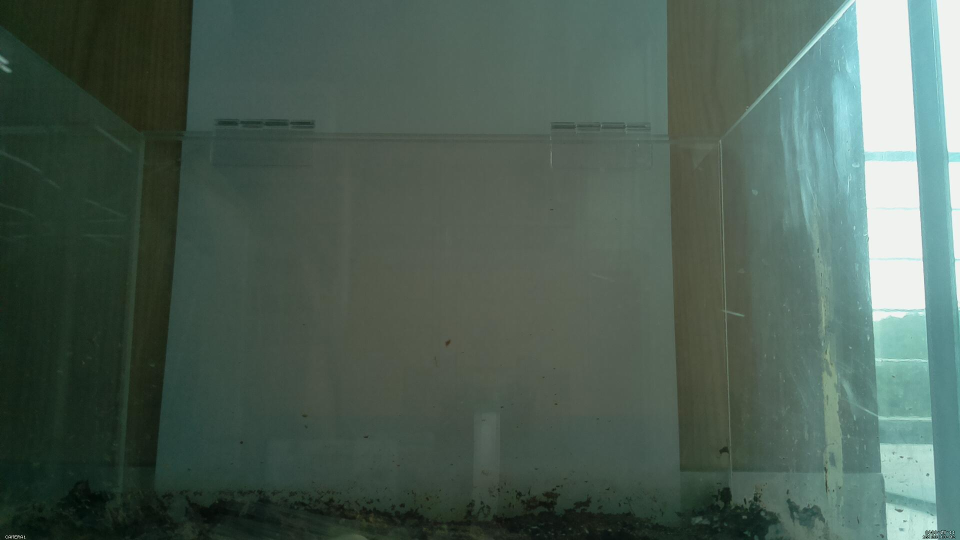
#> input picture back.jpg, 1920 x 1080 px (shown at 1/2 size)
$ python image.py
#> lines starting #> are read from the running program, lines starting #| are printed output that depends on the picture; after the words box and inside, x2 and y2 are one past the last pixel; in counts of white or black regions, pixels touching at a corner belong together
import cv2
import numpy as np

background_img = cv2.imread('back.jpg')
#> background_img is the input picture: shape (1080, 1920, 3); mean B, G, R 84.3, 94.6, 76.4
object_img = cv2.imread('plant.jpg')
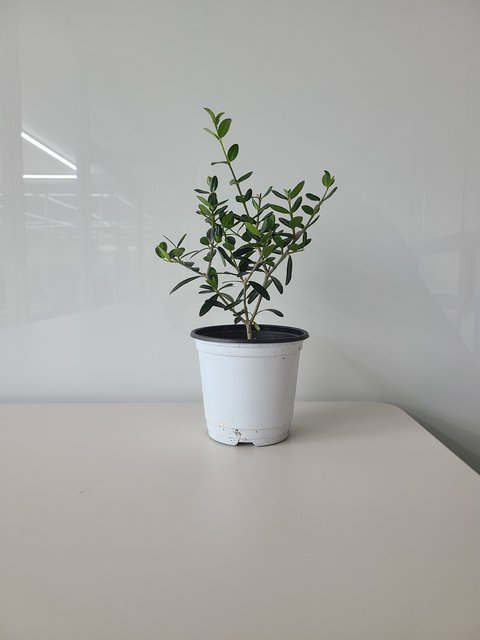
#> input picture plant.jpg, 480 x 640 px
#> object_img is the input picture: shape (640, 480, 3); mean B, G, R 166.1, 169.1, 169.6

background_img = cv2.resize(background_img, (object_img.shape[1], object_img.shape[0]))
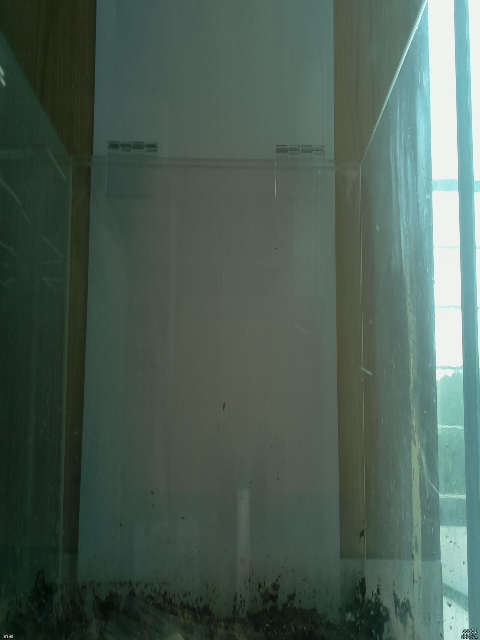
#> background_img: shape (640, 480, 3); mean B, G, R 84.2, 94.6, 76.3
cv2.imshow('background_img', background_img)

# 두 이미지의 차이를 계산
diff = cv2.absdiff(background_img, object_img)
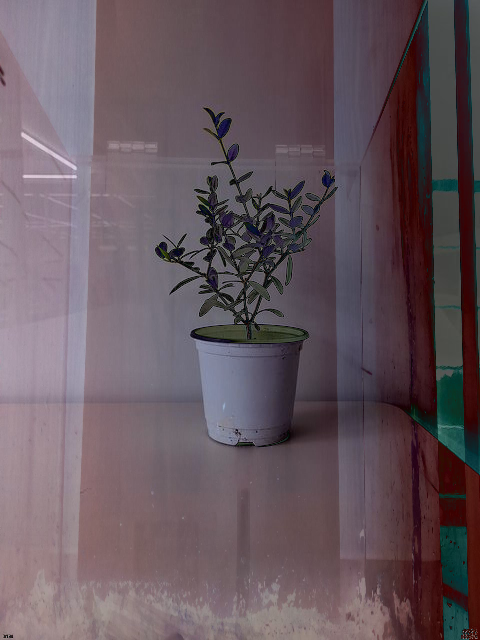
#> diff: shape (640, 480, 3); mean B, G, R 94.1, 86.6, 101.6
cv2.imshow('diff', diff)

# 차이 이미지를 그레이스케일로 변환
gray_diff = cv2.cvtColor(diff, cv2.COLOR_BGR2GRAY)
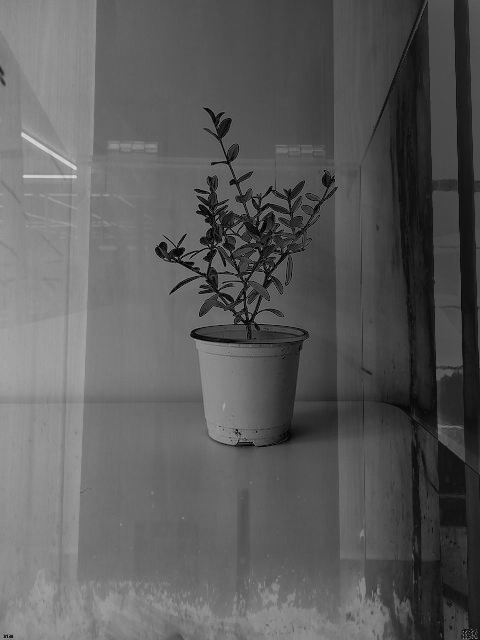
#> gray_diff: shape (640, 480); min 0, max 215, mean 92
cv2.imshow('gray_diff', gray_diff)

# 이진화
_, threshold = cv2.threshold(gray_diff, 30, 255, cv2.THRESH_BINARY)
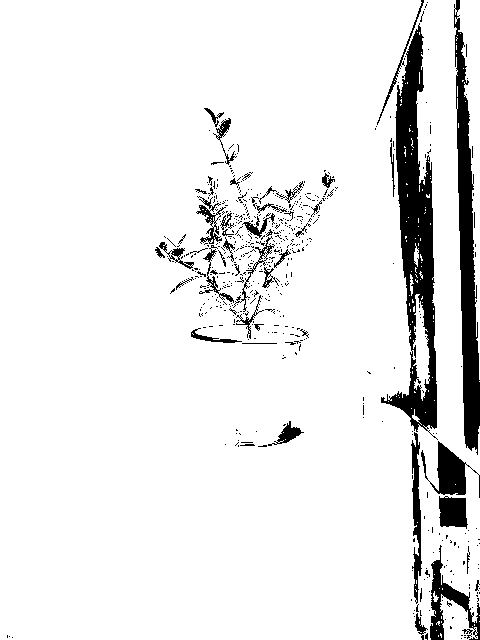
#> threshold: shape (640, 480); 91.9% white; 565 black regions (513 under 20 px)
contours, _ = cv2.findContours(threshold, cv2.RETR_EXTERNAL, cv2.CHAIN_APPROX_SIMPLE)
#> contours = 29 contours, 27 with area under 20; largest, box (x1, y1, x2, y2) and area: (0, 0, 480, 640) 296904, (440, 594, 478, 640) 974

for contour in contours:
    (x, y, w, h) = cv2.boundingRect(contour)
    if cv2.contourArea(contour) > 7000:  # 노이즈 제거를 위해 면적이 일정 이상인 경우에만 실행
        cv2.rectangle(object_img, (x, y), (x + w, y + h), (0, 255, 0), 2)
#> this loop made 29 passes
#> (x, y, w, h) on passes 2, 3, 4, 6, 8, 10, 11, 12, 14, 15, 16, 18: (440, 633, 2, 5), (436, 630, 1, 1), (472, 626, 1, 1), (479, 621, 1, 1), (436, 621, 4, 5), (479, 615, 1, 1), (440, 594, 38, 46), (433, 591, 6, 11), (439, 588, 1, 1), (434, 574, 1, 1), (479, 381, 1, 1), (465, 101, 1, 1)
#> (contour, x, y, w, h) on passes 1, 5, 7, 9, 13, 17: ([[438, 635], [438, 636]], 438, 635, 1, 2), ([[474, 624], [474, 625]], 474, 624, 1, 2), ([[441, 621], [441, 622]], 441, 621, 1, 2), ([[441, 616], [441, 618]], 441, 616, 1, 3), ([[442, 588], [442, 589]], 442, 588, 1, 2), ([[458, 123], [458, 127]], 458, 123, 1, 5)
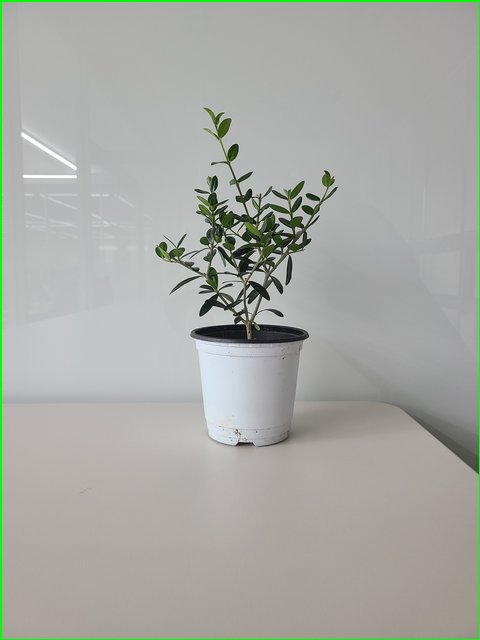
#> object_img: shape (640, 480, 3); 1.09% of pixels changed, all inside (x1, y1, x2, y2) = (0, 0, 480, 640)
contours, _ = cv2.findContours(threshold, cv2.RETR_EXTERNAL, cv2.CHAIN_APPROX_SIMPLE)

cv2.imshow('object_img', object_img)
cv2.waitKey(0)
cv2.destroyAllWindows()
